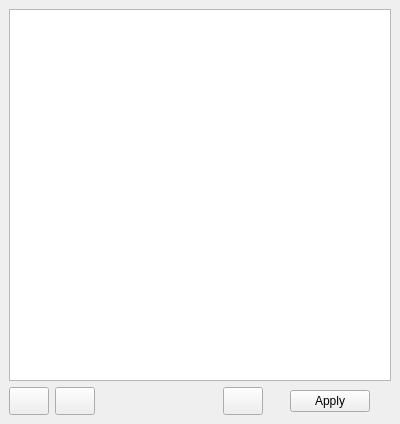
<?xml version="1.0" encoding="UTF-8"?>
<ui version="4.0">
 <class>MainWindow</class>
 <widget class="QMainWindow" name="MainWindow">
  <property name="enabled">
   <bool>true</bool>
  </property>
  <property name="geometry">
   <rect>
    <x>0</x>
    <y>0</y>
    <width>400</width>
    <height>424</height>
   </rect>
  </property>
  <property name="sizePolicy">
   <sizepolicy hsizetype="Preferred" vsizetype="Preferred">
    <horstretch>0</horstretch>
    <verstretch>0</verstretch>
   </sizepolicy>
  </property>
  <property name="minimumSize">
   <size>
    <width>400</width>
    <height>400</height>
   </size>
  </property>
  <property name="windowTitle">
   <string notr="true">Manjaro Bootsplash Manager</string>
  </property>
  <property name="windowIcon">
   <iconset theme=":/icons/sc-apps-bootsplash-manager-gui.svg">
    <normaloff>.</normaloff>.</iconset>
  </property>
  <property name="layoutDirection">
   <enum>Qt::LeftToRight</enum>
  </property>
  <widget class="QWidget" name="centralwidget">
   <layout class="QVBoxLayout" name="verticalLayout">
    <item>
     <widget class="QListWidget" name="listWidget">
      <property name="iconSize">
       <size>
        <width>32</width>
        <height>32</height>
       </size>
      </property>
      <property name="viewMode">
       <enum>QListView::ListMode</enum>
      </property>
     </widget>
    </item>
    <item>
     <layout class="QHBoxLayout" name="horizontalLayout_4">
      <item>
       <layout class="QHBoxLayout" name="horizontalLayout_3"/>
      </item>
      <item>
       <widget class="QPushButton" name="RemoveButton">
        <property name="minimumSize">
         <size>
          <width>28</width>
          <height>28</height>
         </size>
        </property>
        <property name="text">
         <string notr="true"/>
        </property>
        <property name="icon">
         <iconset theme="delete">
          <normaloff>.</normaloff>.</iconset>
        </property>
       </widget>
      </item>
      <item>
       <widget class="QPushButton" name="InstallButton">
        <property name="minimumSize">
         <size>
          <width>28</width>
          <height>28</height>
         </size>
        </property>
        <property name="text">
         <string notr="true"/>
        </property>
        <property name="icon">
         <iconset theme="download">
          <normaloff>.</normaloff>.</iconset>
        </property>
       </widget>
      </item>
      <item>
       <spacer name="horizontalSpacer">
        <property name="orientation">
         <enum>Qt::Horizontal</enum>
        </property>
        <property name="sizeHint" stdset="0">
         <size>
          <width>40</width>
          <height>20</height>
         </size>
        </property>
       </spacer>
      </item>
      <item>
       <widget class="QPushButton" name="previewButton">
        <property name="sizePolicy">
         <sizepolicy hsizetype="Fixed" vsizetype="Fixed">
          <horstretch>0</horstretch>
          <verstretch>0</verstretch>
         </sizepolicy>
        </property>
        <property name="minimumSize">
         <size>
          <width>32</width>
          <height>28</height>
         </size>
        </property>
        <property name="maximumSize">
         <size>
          <width>16777215</width>
          <height>16777215</height>
         </size>
        </property>
        <property name="text">
         <string notr="true"/>
        </property>
        <property name="icon">
         <iconset theme="media-playback-start-symbolic">
          <normaloff>.</normaloff>.</iconset>
        </property>
       </widget>
      </item>
      <item>
       <widget class="QDialogButtonBox" name="buttonBox">
        <property name="standardButtons">
         <set>QDialogButtonBox::Apply</set>
        </property>
        <property name="centerButtons">
         <bool>true</bool>
        </property>
       </widget>
      </item>
     </layout>
    </item>
   </layout>
  </widget>
 </widget>
 <resources/>
 <connections/>
 <slots>
  <slot>test()</slot>
 </slots>
</ui>
